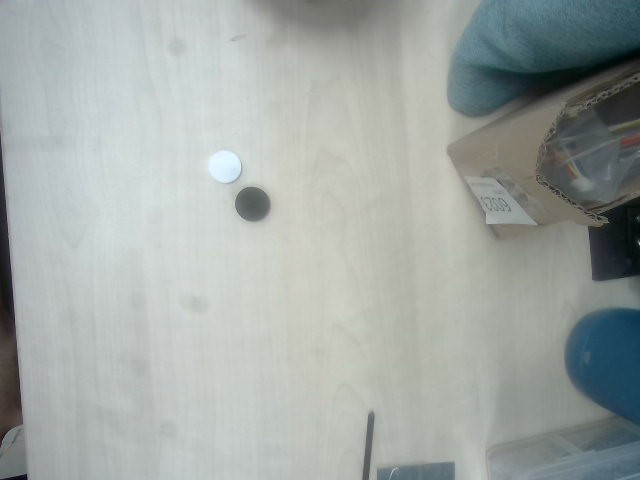
#> input picture 4.jpg, 640 x 480 px, given in place of the camera
$ python other.py
#> lines starting #> are read from the running program, lines starting #| are printed output that depends on the picture; after the words box and inside, x2 and y2 are one past the last pixel; in counts of white or black regions, pixels touching at a corner belong together
#> in main, frame is the input picture: shape (480, 640, 3); mean B, G, R 165, 168.3, 161.4
import cv2
import numpy as np

# 初始化摄像头
cap = cv2.VideoCapture(1)  # 使用默认摄像头

def find_qipan(img):
    """ 检测棋盘并标记网格交叉点 """
    gray = cv2.cvtColor(img, cv2.COLOR_BGR2GRAY)
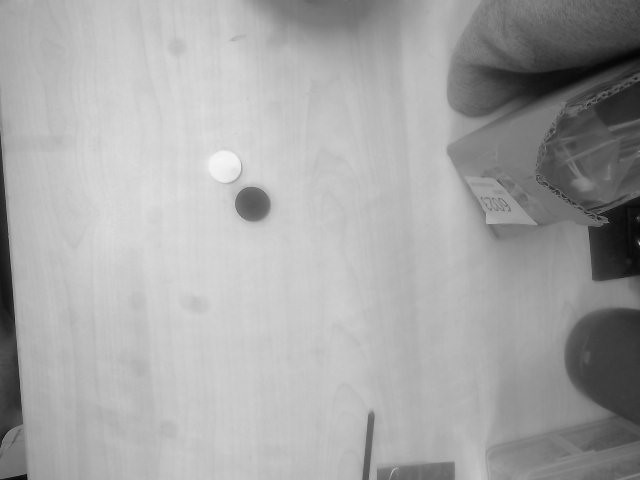
#> gray: shape (480, 640); min 3, max 247, mean 165.9
    edged = cv2.Canny(gray, 50, 150)
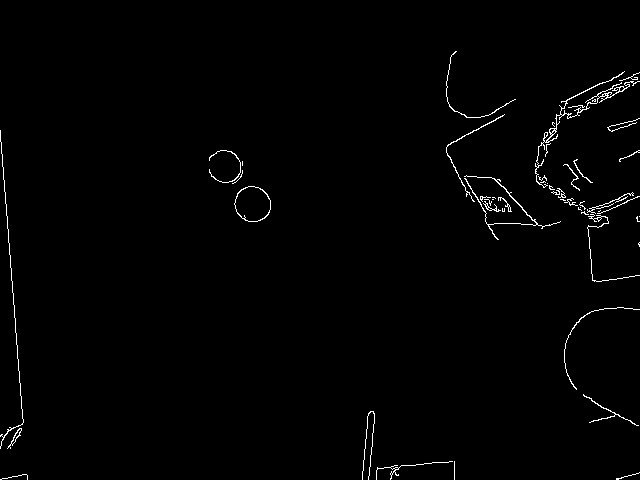
#> edged: shape (480, 640); 1.1% white in thin lines or dots, all inside (x1, y1, x2, y2) = (0, 51, 640, 480)
    cv2.imshow('Edges', edged)  # 显示边缘检测结果

    kernel = np.ones((5, 5), np.uint8)
    dilated = cv2.dilate(edged, kernel, iterations=1)
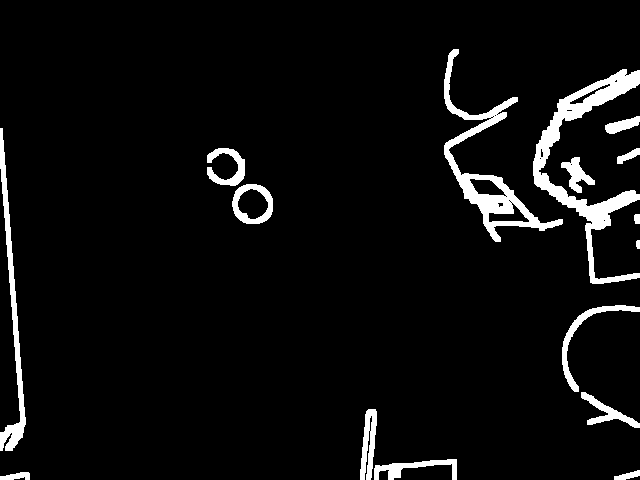
#> dilated: shape (480, 640); 5.3% white; 16 white regions

    contours, _ = cv2.findContours(dilated, cv2.RETR_EXTERNAL, cv2.CHAIN_APPROX_SIMPLE)
#> contours = 16 contours; largest, box (x1, y1, x2, y2) and area: (533, 69, 640, 284) 4536, (444, 49, 563, 242) 4003, (0, 128, 26, 451) 1643, (232, 184, 273, 224) 1288, (562, 305, 640, 392) 713
    if len(contours) > 0:
        # 找到最大轮廓
        largest_contour = max(contours, key=cv2.contourArea)
#> largest_contour = contour of 386 points, box (x1, y1, x2, y2) (533, 69, 640, 284), area 4536
        epsilon = 0.02 * cv2.arcLength(largest_contour, True)
#> epsilon = 18.26
        approx = cv2.approxPolyDP(largest_contour, epsilon, True)
#> approx = contour of 12 points, box (x1, y1, x2, y2) (534, 70, 640, 284), area 2748

        # 确保检测到的是一个四边形
        if len(approx) == 4:
            corners = approx.reshape((4, 2))

            # 按顺序排列四个角
            corners = sorted(corners, key=lambda x: (x[1], x[0]))
            tl, bl, tr, br = corners[0], corners[1], corners[2], corners[3]

            cross_points = []
            for i in range(4):
                for j in range(4):
                    cross_x = int((tl[0] * (3 - i) + tr[0] * i) * (3 - j) / 9 +
                                  (bl[0] * (3 - i) + br[0] * i) * j / 9)
                    cross_y = int((tl[1] * (3 - i) + tr[1] * i) * (3 - j) / 9 +
                                  (bl[1] * (3 - i) + br[1] * i) * j / 9)
                    cross_points.append((cross_x, cross_y))
                    cv2.circle(img, (cross_x, cross_y), 3, (0, 255, 0), -1)

            centers = []
            for i in range(3):
                for j in range(3):
                    center_x = int((cross_points[i * 4 + j][0] + cross_points[i * 4 + j + 1][0] +
                                    cross_points[(i + 1) * 4 + j][0] + cross_points[(i + 1) * 4 + j + 1][0]) / 4)
                    center_y = int((cross_points[i * 4 + j][1] + cross_points[i * 4 + j + 1][1] +
                                    cross_points[(i + 1) * 4 + j][1] + cross_points[(i + 1) * 4 + j + 1][1]) / 4)
                    centers.append((center_x, center_y))
                    cv2.circle(img, (center_x, center_y), 2, (0, 255, 0), -1)

            if len(centers) == 9:
                centers = np.array(centers)
                rect = np.zeros((9, 2), dtype="float32")
                s = centers.sum(axis=1)
                idx_0 = np.argmin(s)
                idx_8 = np.argmax(s)
                diff = np.diff(centers, axis=1)
                idx_2 = np.argmin(diff)
                idx_6 = np.argmax(diff)
                rect[0] = centers[idx_0]
                rect[2] = centers[idx_2]
                rect[6] = centers[idx_6]
                rect[8] = centers[idx_8]
                idxes = [1, 3, 4, 5, 7]
                others = centers[~np.isin(range(len(centers)), [idx_0, idx_2, idx_6, idx_8])]
                idx_l = others[:, 0].argmin()
                idx_r = others[:, 0].argmax()
                idx_t = others[:, 1].argmin()
                idx_b = others[:, 1].argmax()
                found = [idx_l, idx_r, idx_t, idx_b]
                mask = np.isin(range(len(others)), found, invert=False)
                idx_c = np.where(~mask)[0]
                if len(idx_c) == 1:
                    rect[1] = others[idx_t]
                    rect[3] = others[idx_l]
                    rect[4] = others[idx_c]
                    rect[5] = others[idx_r]
                    rect[7] = others[idx_b]
                    for i in range(9):
                        cv2.putText(img, str(i + 1), (int(rect[i][0]), int(rect[i][1])), cv2.FONT_HERSHEY_SIMPLEX, 1, (255, 255, 255), 2)

                return rect
    return np.array([])  # 返回空数组而不是空列表

# [44 lines left out: functions is_green_background, find_qizi, not called in this run]

def main():
    mode = 1  # 初始模式为棋盘检测
    centers = np.array([])  # 初始化为空数组

    while True:
        ret, frame = cap.read()
        if not ret:
            break

        if mode == 1:
            centers = find_qipan(frame)
#> centers = empty array
        elif mode == 2:
            if centers.size == 0:  # 使用 .size 检查是否为空
                centers = find_qipan(frame)  # 确保在检查棋子之前检测棋盘中心
            find_qizi(frame, centers)

        cv2.imshow("Frame", frame)
        key = cv2.waitKey(1) & 0xFF
#> (key q is pressed here)
        if key == ord('q'):
            break
        elif key == ord('1'):
            mode = 1
        elif key == ord('2'):
            mode = 2

    cap.release()
    cv2.destroyAllWindows()

if __name__ == "__main__":
    main()
